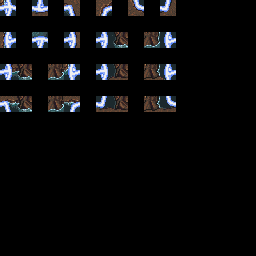

Rendered tile map (Tiled .tmx) drawn with the repository's tilesets; below, a short description and the map source with its tile grids summarised:
An orthogonal 16x16 tile map with 16x16 px tiles, 20 tile layers (regions_input, regions_output, input_ground, input_ground, ...), 2 tilesets.

<map version="1.0" orientation="orthogonal" renderorder="right-down" width="16" height="16" tilewidth="16" tileheight="16" nextobjectid="1">
 <properties>
  <property name="DeleteTiles" type="bool" value="true" />
 </properties>
 <tileset firstgid="1" source="map_cave.tsx" />
 <tileset firstgid="337" source="electricity.tsx" />
 <layer name="regions_input" width="16" height="16" opacity="0.5">
  <data>[256 cells, 29 non-empty, 1 distinct tile ids]</data>
 </layer>
 <layer name="regions_output" width="16" height="16" opacity="0.5">
  <data>[256 cells, 19 non-empty, 1 distinct tile ids]</data>
 </layer>
 <layer name="input_ground" width="16" height="16">
  <data>[256 cells, 29 non-empty, 20 distinct tile ids]</data>
 </layer>
 <layer name="input_ground" width="16" height="16">
  <data>[256 cells, 29 non-empty, 20 distinct tile ids]</data>
 </layer>
 <layer name="input_ground" width="16" height="16">
  <data>[256 cells, 17 non-empty, 9 distinct tile ids]</data>
 </layer>
 <layer name="input_ground" width="16" height="16">
  <data>[256 cells, 17 non-empty, 9 distinct tile ids]</data>
 </layer>
 <layer name="input_ground" width="16" height="16">
  <data>[256 cells, 7 non-empty, 3 distinct tile ids]</data>
 </layer>
 <layer name="input_ground" width="16" height="16">
  <data>[256 cells, 7 non-empty, 5 distinct tile ids]</data>
 </layer>
 <layer name="input_ground" width="16" height="16">
  <data>[256 cells, 5 non-empty, 3 distinct tile ids]</data>
 </layer>
 <layer name="input_ground" width="16" height="16">
  <data>[256 cells, 5 non-empty, 3 distinct tile ids]</data>
 </layer>
 <layer name="input_ground" width="16" height="16">
  <data>[256 cells, 2 non-empty, 2 distinct tile ids]</data>
 </layer>
 <layer name="input_ground" width="16" height="16">
  <data>[256 cells, 2 non-empty, 2 distinct tile ids]</data>
 </layer>
 <layer name="input_ground" width="16" height="16">
  <data>[256 cells, 1 non-empty, 1 distinct tile ids]</data>
 </layer>
 <layer name="input_ground" width="16" height="16">
  <data>[256 cells, 1 non-empty, 1 distinct tile ids]</data>
 </layer>
 <layer name="input_ground" width="16" height="16">
  <data>[256 cells, 1 non-empty, 1 distinct tile ids]</data>
 </layer>
 <layer name="input_ground" width="16" height="16">
  <data>[256 cells, 1 non-empty, 1 distinct tile ids]</data>
 </layer>
 <layer name="input_ground" width="16" height="16">
  <data>[256 cells, 1 non-empty, 1 distinct tile ids]</data>
 </layer>
 <layer name="input_ground" width="16" height="16">
  <data>[256 cells, 1 non-empty, 1 distinct tile ids]</data>
 </layer>
 <layer name="output1_electricity" width="16" height="16">
  <data>[256 cells, 19 non-empty, 9 distinct tile ids]</data>
 </layer>
 <layer name="output2_electricity" width="16" height="16">
  <data>[256 cells, 19 non-empty, 9 distinct tile ids]</data>
 </layer>
</map>
